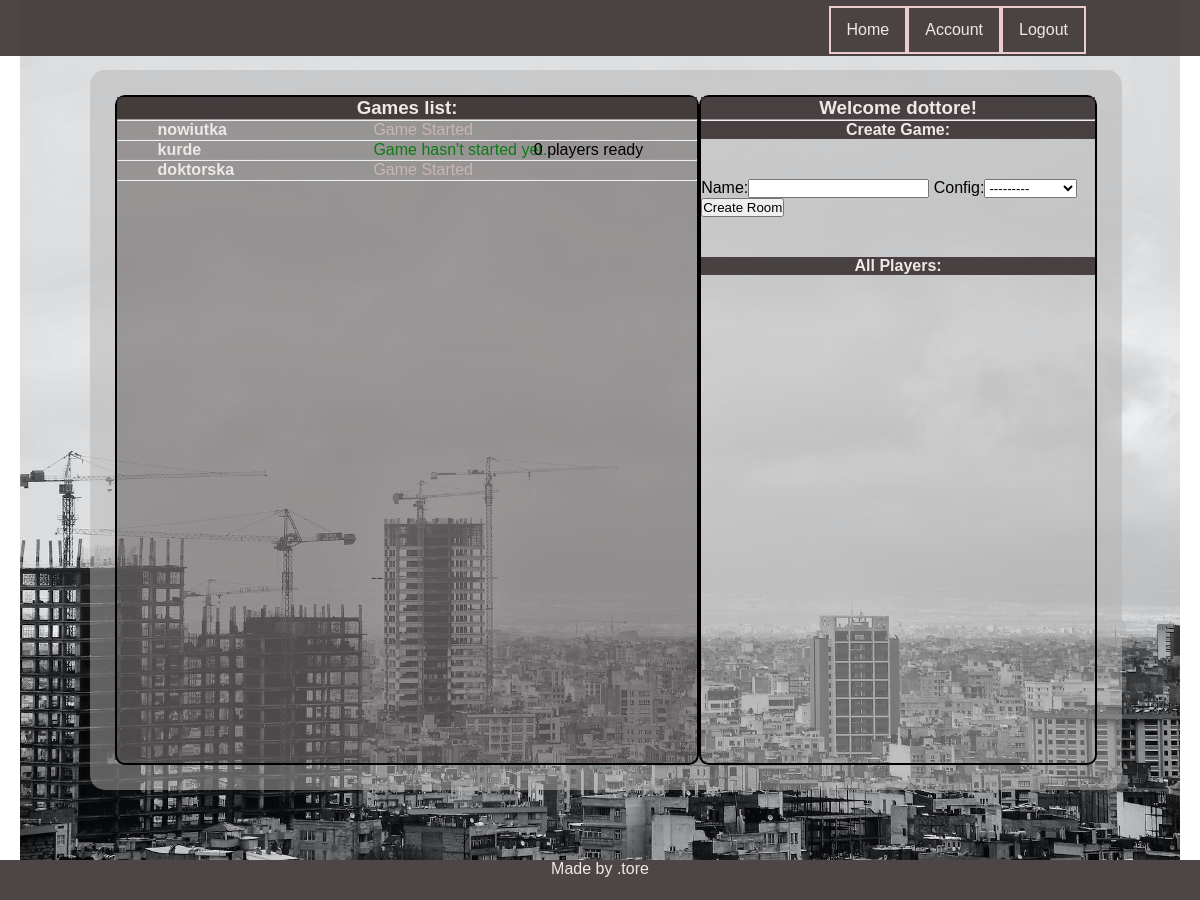
Page /player/home/s (signed in) on the earlier database version.
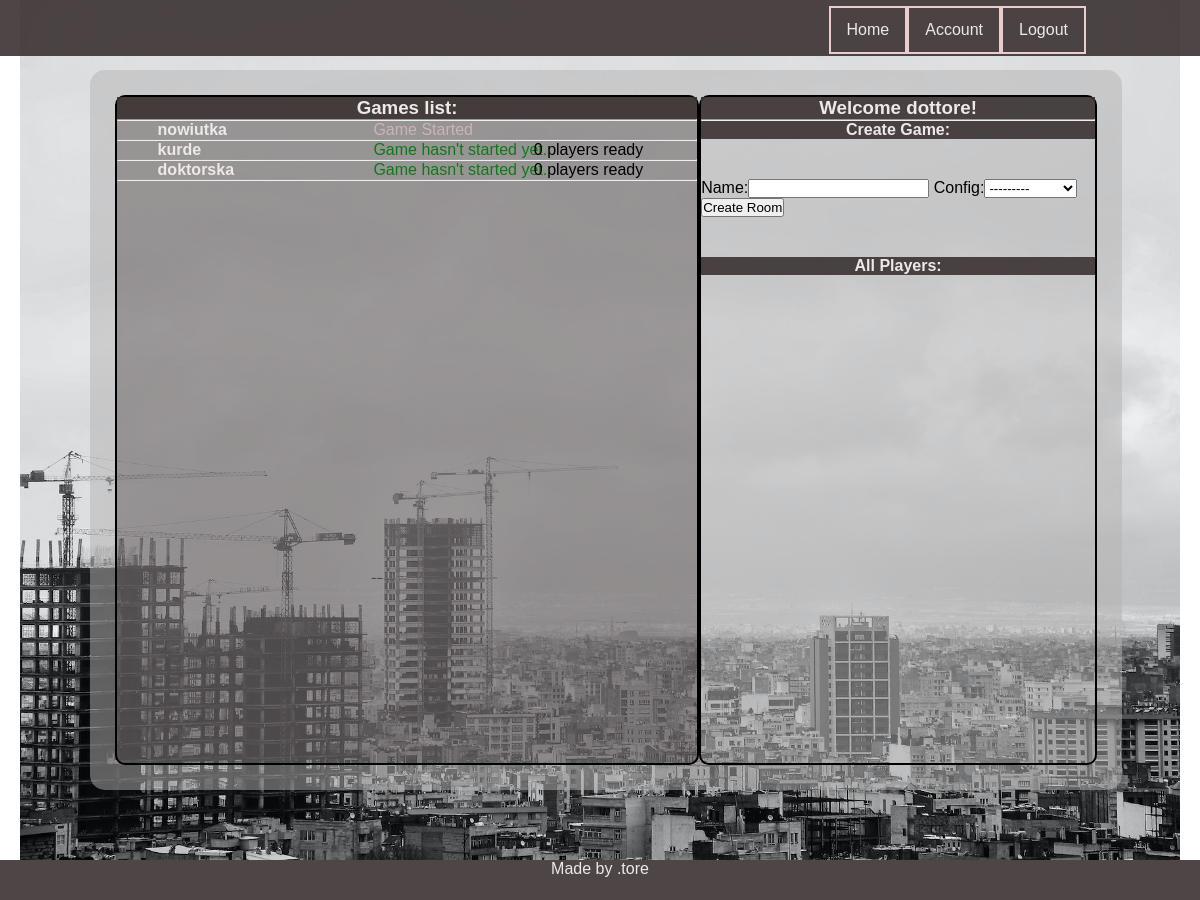
Same page on the later database version.
### game/models.py (models this page shows, shortened)
class Game(models.Model):
    name = models.CharField(max_length=150)
    host = models.CharField(max_length=10)
    config = models.ForeignKey(Config, on_delete=models.CASCADE, related_name='game_config', blank=True, null=True)
    is_played = models.BooleanField(default=False)
    max_players = models.IntegerField(default=4)
    who_is_ready = models.ManyToManyField(Player, related_name="guys_ready", blank=True)
    who_is_playing = models.ManyToManyField(Player, related_name="guys_playing", blank=True)
    turn = models.IntegerField(default=1)
    turn_of_player = models.ForeignKey(Player, on_delete=models.CASCADE, related_name='czyja_tura', blank=True,
                                       null=True)
    @property
    def how_many_players_ready(self):
        return self.who_is_ready.count()

### player/views.py (the view)
# urls.py: path('home/s', home, name='home'),
@login_required
def home(request):
    usr = request.user.username
    player = Player.objects.get(parent=usr)
    games = Game.objects.all()
    form = CreateGame
    args = {'usr': usr, 'games': games, 'form': form, 'player':player}
    return render(request, 'player/home.html', args)

### game/models.py (called while the page is built)
    def __str__(self):
        return self.name

### player/models.py (called while the page is built)
    def __str__(self):
        return self.nick

### templates/player/home.html (shortened to what this page needs)
{% extends 'base.html' %} {% load static %}  {% block css %}
<link rel="stylesheet" href="{% static 'css/home.css' %}" />
{% endblock %} {% block content %}
<section class="lobby">
  <div class="__header">
    <h3>Games list:</h3>
  </div>
  <hr />
  <ul class="games_list">
    {% for g in games %}
    <div class="game_list__container">
      <li class="game_list__game">
        <a class="game_list__room" href="{% url 'detail' g.id %}">
          <strong>{{g.name}}</strong>
        </a>
        {% if g.is_played %}
        <span class="__game_status --gray">Game Started</span>
        {% else %}
        <span class="__game_status --green">Game hasn't started yet.</span>
        {% if g.how_many_players_ready == 4 %}
        <span class="__players_status --red"> Full</span> {% else %}
        <span class="__players_status">
          {{g.how_many_players_ready}} players ready{% endif %}
        </span>
        {% endif %}
      </li>
    </div>
    <hr />
    {% endfor %}
  </ul>
</section>
<section class="user_menu">
  <div class="__header">
    <h1>Welcome {{player}}!</h1>
  </div>
  <hr />
  <div class="__header">
    <h4>Create Game:</h4>
  </div>
  <form class="new_game_form" method="POST" action='{% url "new_room"%}'>
    {% csrf_token %} {{form}}
    <button type="submit" name="create" value="ok">Create Room</button>
  </form>
  <div class="__header">
    <h4>All Players:</h4>
  </div>
</section>
{% endblock %}

Differences in the rows shown:
changed Game "doktorska": how_many_players_ready (not shown) → "0"; is_played "Game Started" → "Game hasn't started yet. players ready"
